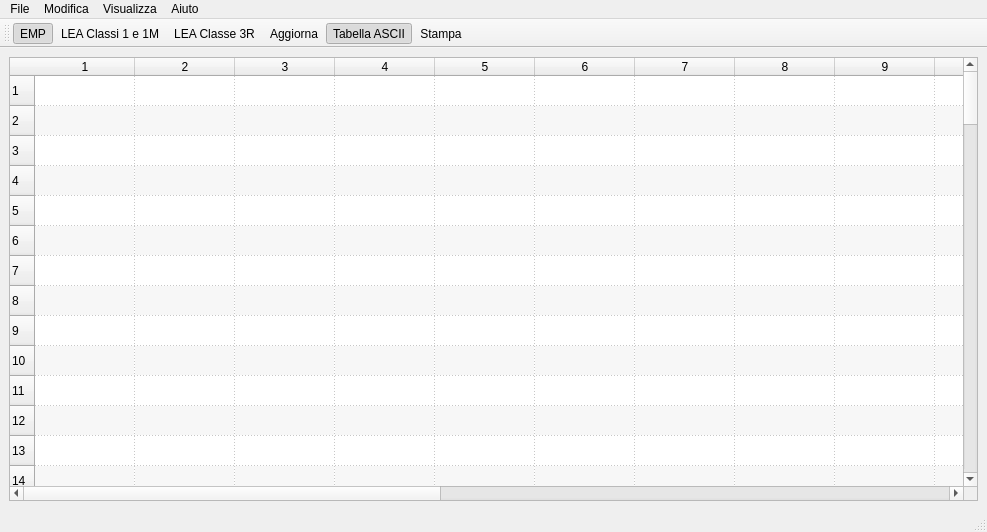
<?xml version="1.0" encoding="UTF-8"?>
<ui version="4.0">
 <class>MainWindow</class>
 <widget class="QMainWindow" name="MainWindow">
  <property name="geometry">
   <rect>
    <x>0</x>
    <y>0</y>
    <width>987</width>
    <height>532</height>
   </rect>
  </property>
  <property name="windowTitle">
   <string>VL Table Editor </string>
  </property>
  <property name="windowIcon">
   <iconset>
    <normaloff>images/ico.png</normaloff>images/ico.png</iconset>
  </property>
  <widget class="QWidget" name="centralwidget">
   <layout class="QGridLayout" name="gridLayout">
    <item row="1" column="0" colspan="2">
     <widget class="QTableWidget" name="binaryTable">
      <property name="editTriggers">
       <set>QAbstractItemView::NoEditTriggers</set>
      </property>
      <property name="alternatingRowColors">
       <bool>true</bool>
      </property>
      <property name="selectionMode">
       <enum>QAbstractItemView::SingleSelection</enum>
      </property>
      <property name="selectionBehavior">
       <enum>QAbstractItemView::SelectItems</enum>
      </property>
      <property name="gridStyle">
       <enum>Qt::DotLine</enum>
      </property>
      <property name="rowCount">
       <number>100</number>
      </property>
      <property name="columnCount">
       <number>20</number>
      </property>
      <row/>
      <row/>
      <row/>
      <row/>
      <row/>
      <row/>
      <row/>
      <row/>
      <row/>
      <row/>
      <row/>
      <row/>
      <row/>
      <row/>
      <row/>
      <row/>
      <row/>
      <row/>
      <row/>
      <row/>
      <row/>
      <row/>
      <row/>
      <row/>
      <row/>
      <row/>
      <row/>
      <row/>
      <row/>
      <row/>
      <row/>
      <row/>
      <row/>
      <row/>
      <row/>
      <row/>
      <row/>
      <row/>
      <row/>
      <row/>
      <row/>
      <row/>
      <row/>
      <row/>
      <row/>
      <row/>
      <row/>
      <row/>
      <row/>
      <row/>
      <row/>
      <row/>
      <row/>
      <row/>
      <row/>
      <row/>
      <row/>
      <row/>
      <row/>
      <row/>
      <row/>
      <row/>
      <row/>
      <row/>
      <row/>
      <row/>
      <row/>
      <row/>
      <row/>
      <row/>
      <row/>
      <row/>
      <row/>
      <row/>
      <row/>
      <row/>
      <row/>
      <row/>
      <row/>
      <row/>
      <row/>
      <row/>
      <row/>
      <row/>
      <row/>
      <row/>
      <row/>
      <row/>
      <row/>
      <row/>
      <row/>
      <row/>
      <row/>
      <row/>
      <row/>
      <row/>
      <row/>
      <row/>
      <row/>
      <row/>
      <column/>
      <column/>
      <column/>
      <column/>
      <column/>
      <column/>
      <column/>
      <column/>
      <column/>
      <column/>
      <column/>
      <column/>
      <column/>
      <column/>
      <column/>
      <column/>
      <column/>
      <column/>
      <column/>
      <column/>
     </widget>
    </item>
   </layout>
  </widget>
  <widget class="QMenuBar" name="menubar">
   <property name="geometry">
    <rect>
     <x>0</x>
     <y>0</y>
     <width>987</width>
     <height>26</height>
    </rect>
   </property>
   <widget class="QMenu" name="menuModifica">
    <property name="title">
     <string>Modifica</string>
    </property>
    <widget class="QMenu" name="menutabella">
     <property name="title">
      <string>Valori limite</string>
     </property>
     <addaction name="actionEMP"/>
     <addaction name="actionLEA_Classi_1_e_1M"/>
     <addaction name="actionLEA_Classe_3R"/>
    </widget>
    <addaction name="menutabella"/>
    <addaction name="actionAggiorna"/>
   </widget>
   <widget class="QMenu" name="menuVisualizza">
    <property name="title">
     <string>Visualizza</string>
    </property>
    <addaction name="actionTabella_ASCII"/>
   </widget>
   <widget class="QMenu" name="menuStampa">
    <property name="title">
     <string>File</string>
    </property>
    <addaction name="actionStampa"/>
   </widget>
   <widget class="QMenu" name="menuAiuto">
    <property name="title">
     <string>Aiuto</string>
    </property>
    <addaction name="actionInformazioni_su_Qt"/>
   </widget>
   <addaction name="menuStampa"/>
   <addaction name="menuModifica"/>
   <addaction name="menuVisualizza"/>
   <addaction name="menuAiuto"/>
  </widget>
  <widget class="QStatusBar" name="statusbar"/>
  <widget class="QToolBar" name="toolBar">
   <property name="windowTitle">
    <string>toolBar</string>
   </property>
   <attribute name="toolBarArea">
    <enum>TopToolBarArea</enum>
   </attribute>
   <attribute name="toolBarBreak">
    <bool>false</bool>
   </attribute>
   <addaction name="actionEMP"/>
   <addaction name="actionLEA_Classi_1_e_1M"/>
   <addaction name="actionLEA_Classe_3R"/>
   <addaction name="actionAggiorna"/>
   <addaction name="actionTabella_ASCII"/>
   <addaction name="actionStampa"/>
  </widget>
  <action name="actionEMP">
   <property name="checkable">
    <bool>true</bool>
   </property>
   <property name="checked">
    <bool>true</bool>
   </property>
   <property name="icon">
    <iconset resource="writeVLE_Tables.qrc">
     <normaloff>:/images/emp.png</normaloff>:/images/emp.png</iconset>
   </property>
   <property name="text">
    <string>EMP</string>
   </property>
  </action>
  <action name="actionLEA_Classi_1_e_1M">
   <property name="checkable">
    <bool>true</bool>
   </property>
   <property name="icon">
    <iconset resource="writeVLE_Tables.qrc">
     <normaloff>:/images/lea_1.png</normaloff>:/images/lea_1.png</iconset>
   </property>
   <property name="text">
    <string>LEA Classi 1 e 1M</string>
   </property>
  </action>
  <action name="actionLEA_Classe_3R">
   <property name="checkable">
    <bool>true</bool>
   </property>
   <property name="icon">
    <iconset resource="writeVLE_Tables.qrc">
     <normaloff>:/images/lea_3R.png</normaloff>:/images/lea_3R.png</iconset>
   </property>
   <property name="text">
    <string>LEA Classe 3R</string>
   </property>
  </action>
  <action name="actionAggiorna">
   <property name="icon">
    <iconset resource="writeVLE_Tables.qrc">
     <normaloff>:/images/update.png</normaloff>:/images/update.png</iconset>
   </property>
   <property name="text">
    <string>Aggiorna</string>
   </property>
   <property name="shortcut">
    <string>Ctrl+A</string>
   </property>
  </action>
  <action name="actionTabella_ASCII">
   <property name="checkable">
    <bool>true</bool>
   </property>
   <property name="checked">
    <bool>true</bool>
   </property>
   <property name="icon">
    <iconset resource="writeVLE_Tables.qrc">
     <normaloff>:/images/tab_ascii.png</normaloff>:/images/tab_ascii.png</iconset>
   </property>
   <property name="text">
    <string>Tabella ASCII</string>
   </property>
  </action>
  <action name="actionStampa">
   <property name="icon">
    <iconset resource="writeVLE_Tables.qrc">
     <normaloff>:/images/print.png</normaloff>:/images/print.png</iconset>
   </property>
   <property name="text">
    <string>Stampa</string>
   </property>
  </action>
  <action name="actionInformazioni_su_Qt">
   <property name="text">
    <string>Informazioni su Qt</string>
   </property>
   <property name="toolTip">
    <string>Informazioni su Qt</string>
   </property>
  </action>
 </widget>
 <resources>
  <include location="writeVLE_Tables.qrc"/>
 </resources>
 <connections/>
</ui>
